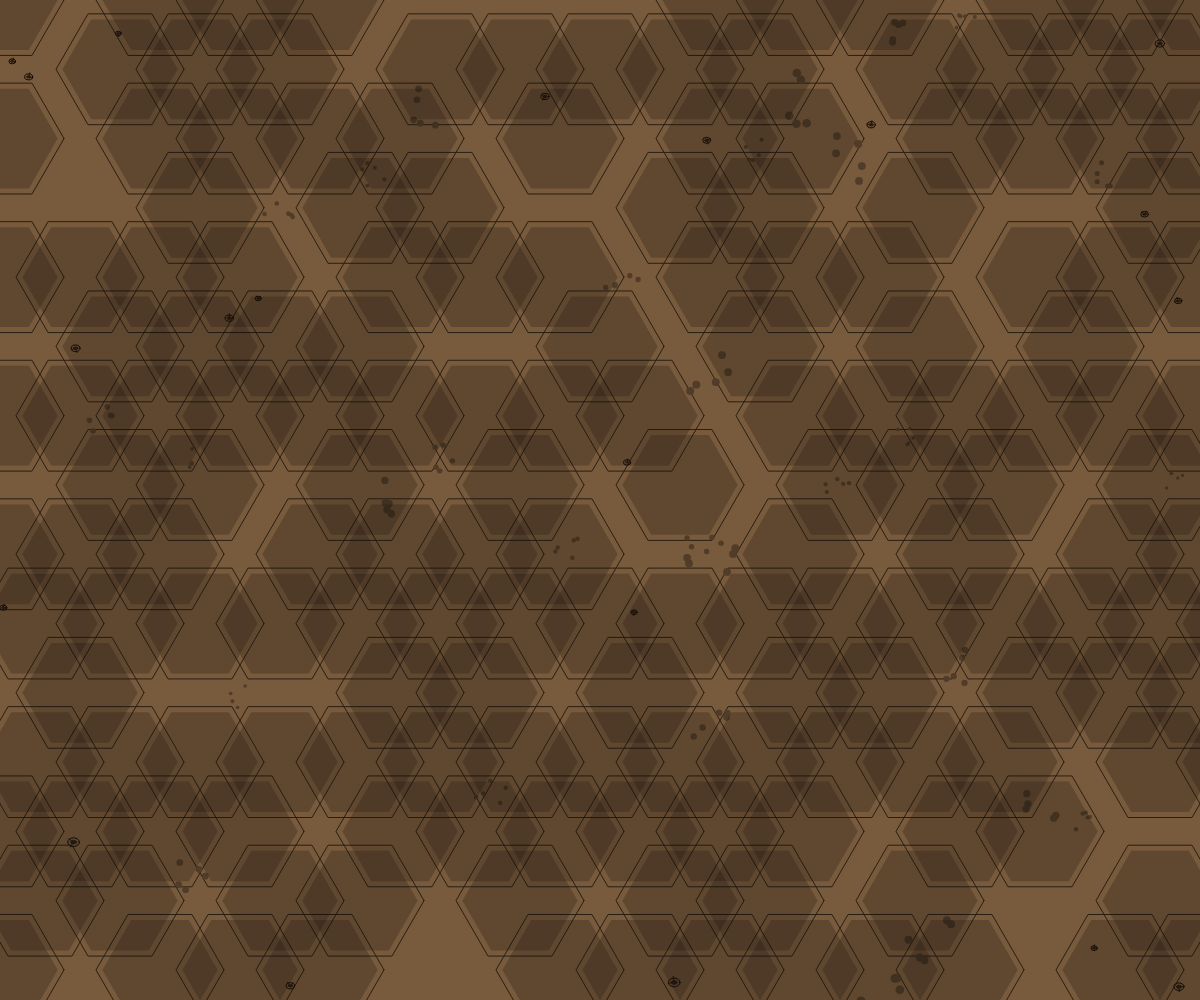
Frame 1 (no input)
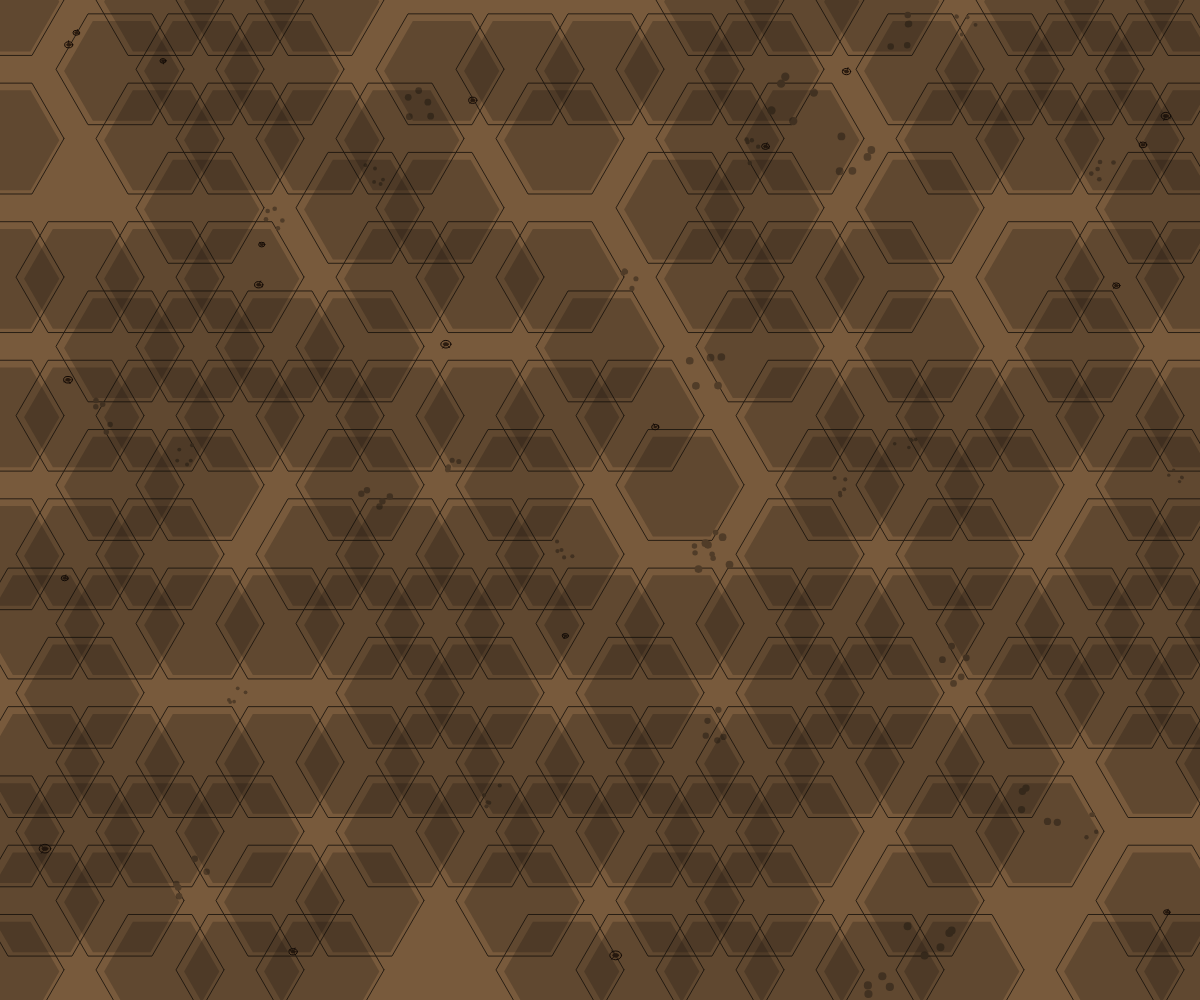
Frame 60 (no input)
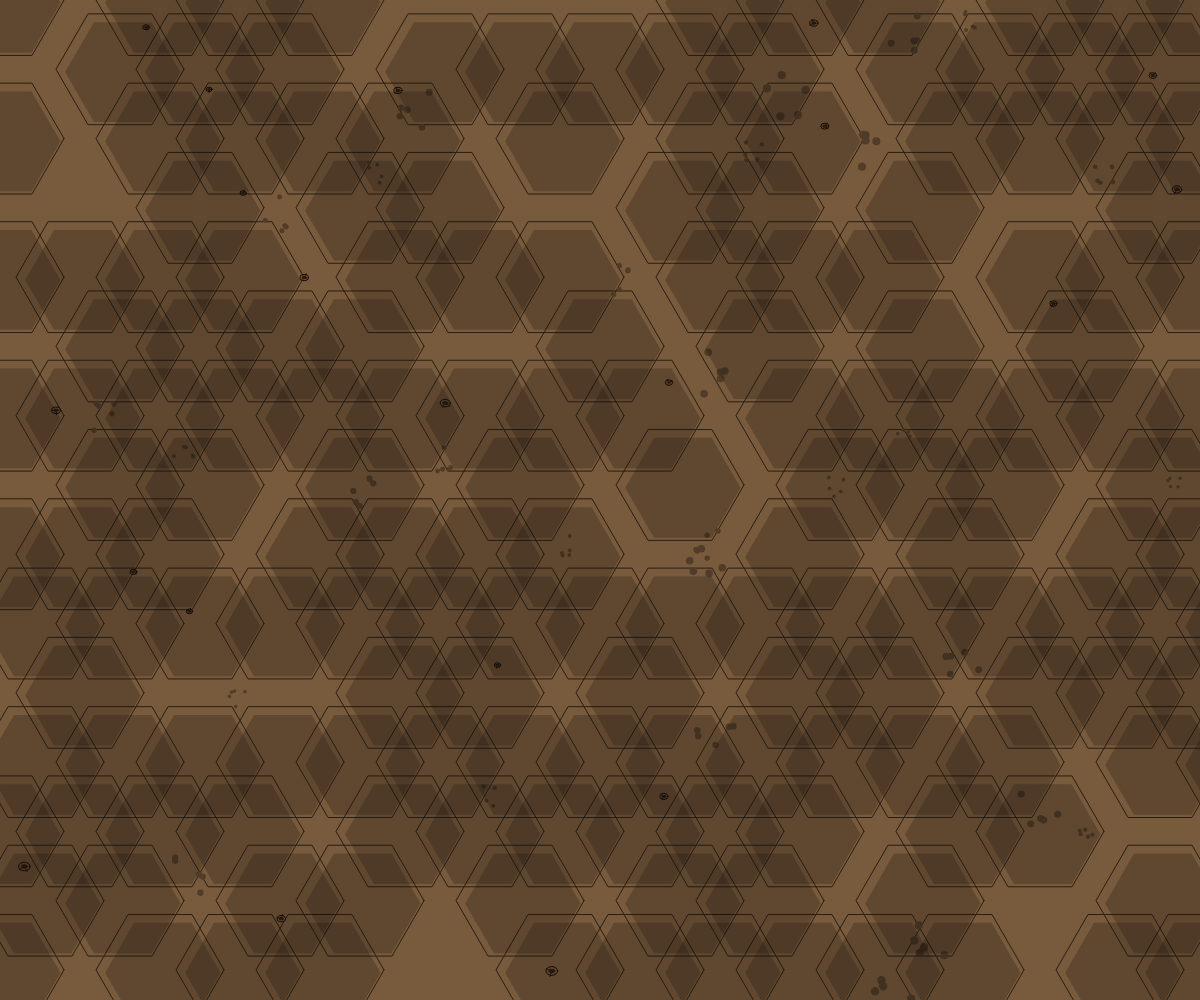
Frame 120 (the mouse pressed at the canvas centre since frame 60)

The p5.js sketch that drew these frames (run headless with seeded random() and noise() and a simulated clock; from frame 60 on, the mouse is pressed at the canvas centre):

// p5.js sketch
// ── sketch.js
let hexGrid = [];
let ants = [];
let debris = [];
let tileSize = 80;
let cols, rows;
let time = 0;

function setup() {
  createCanvas(windowWidth, windowHeight);
  cols = Math.ceil(width / tileSize) + 2;
  rows = Math.ceil(height / tileSize) + 2;
  
  // Generate hexagonal grid
  for (let y = 0; y < rows; y++) {
    hexGrid[y] = [];
    for (let x = 0; x < cols; x++) {
      let offset = (y % 2) * tileSize / 2;
      let hx = x * tileSize + offset;
      let hy = y * tileSize * 0.866; // 0.866 is sin(60°)
      
      hexGrid[y][x] = {
        x: hx,
        y: hy,
        active: random() > 0.3, // 70% chance of being a tunnel
        size: tileSize * 0.8
      };
    }
  }
  
  // Create ants
  for (let i = 0; i < 20; i++) {
    ants.push({
      x: random(width),
      y: random(height),
      speed: random(0.5, 1.5),
      angle: random(TWO_PI),
      size: random(3, 6)
    });
  }
  
  // Create debris clumps
  for (let i = 0; i < 30; i++) {
    debris.push({
      x: random(width),
      y: random(height),
      size: random(15, 40),
      density: random(0.3, 0.8)
    });
  }
}

function draw() {
  background(120, 90, 60); // Warm tan background
  
  time += 0.01;
  
  // Draw hexagonal grid
  stroke(40, 30, 20);
  strokeWeight(1);
  noFill();
  
  for (let y = 0; y < rows; y++) {
    for (let x = 0; x < cols; x++) {
      let cell = hexGrid[y][x];
      if (cell.active) {
        drawHexagon(cell.x, cell.y, cell.size);
      }
    }
  }
  
  // Draw debris
  fill(80, 60, 40);
  noStroke();
  for (let d of debris) {
    let noiseVal = noise(d.x * 0.01, d.y * 0.01, time);
    let size = d.size * (0.8 + noiseVal * 0.4);
    
    // Draw clump with irregular shape
    for (let i = 0; i < 5; i++) {
      let angle = random(TWO_PI);
      let dist = random(size * 0.3, size * 0.7);
      let px = d.x + cos(angle) * dist;
      let py = d.y + sin(angle) * dist;
      ellipse(px, py, size * 0.2, size * 0.2);
    }
  }
  
  // Draw ants
  noStroke();
  for (let ant of ants) {
    // Update position with subtle random movement
    ant.angle += random(-0.1, 0.1);
    ant.x += cos(ant.angle) * ant.speed;
    ant.y += sin(ant.angle) * ant.speed;
    
    // Keep ants on screen
    if (ant.x < 0 || ant.x > width || ant.y < 0 || ant.y > height) {
      ant.x = random(width);
      ant.y = random(height);
      ant.angle = random(TWO_PI);
    }
    
    // Draw ant body
    fill(20, 10, 5);
    ellipse(ant.x, ant.y, ant.size, ant.size * 0.6);
    
    // Draw ant antennae
    stroke(20, 10, 5);
    strokeWeight(1);
    let angle1 = ant.angle - PI/4;
    let angle2 = ant.angle + PI/4;
    line(ant.x, ant.y, ant.x + cos(angle1) * ant.size, ant.y + sin(angle1) * ant.size);
    line(ant.x, ant.y, ant.x + cos(angle2) * ant.size, ant.y + sin(angle2) * ant.size);
    
    // Draw sand disturbance
    fill(100, 70, 40, 80);
    ellipse(ant.x, ant.y, ant.size * 2, ant.size * 1.5);
  }
  
  // Add subtle shifting shadows
  let shadowOffset = sin(time) * 3;
  for (let y = 0; y < rows; y++) {
    for (let x = 0; x < cols; x++) {
      let cell = hexGrid[y][x];
      if (cell.active) {
        fill(20, 15, 10, 60);
        noStroke();
        drawHexagon(cell.x + shadowOffset, cell.y + shadowOffset, cell.size * 0.9);
      }
    }
  }
}

function drawHexagon(x, y, size) {
  beginShape();
  for (let i = 0; i < 6; i++) {
    let angle = TWO_PI / 6 * i;
    let px = x + cos(angle) * size;
    let py = y + sin(angle) * size;
    vertex(px, py);
  }
  endShape(CLOSE);
}

function windowResized() {
  resizeCanvas(windowWidth, windowHeight);
}
